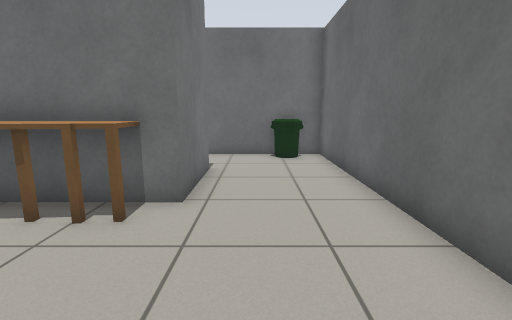
view 1 (above)

20 first-person views from a walk through a world built for the Gazebo simulator. The camera is 0.9 m above the floor, tilts 10° down and sees 85° across. The floor is counted in squares, 0.5 m on a side. Each view is taken from the middle of a square. On the plan, view 1 faces up. The plan holds only what a view shows up to about 15 squares ahead; the rest is blank. Simple patterns stand in for the simulator's built-in surfaces. Simple shapes stand in for some stock models.

view 2
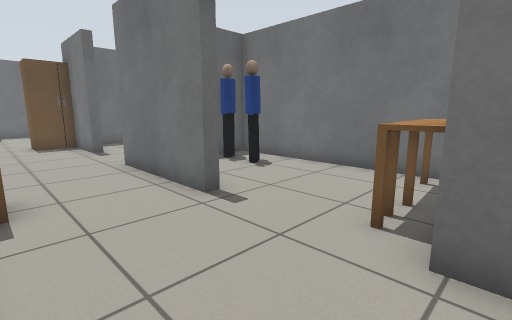

view 3
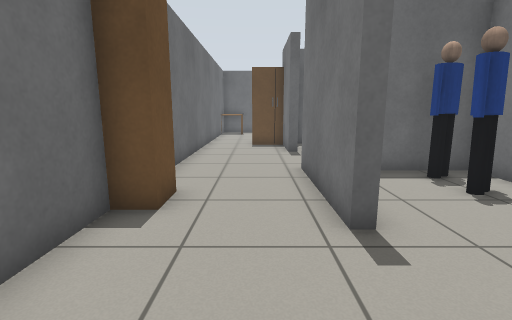

view 4
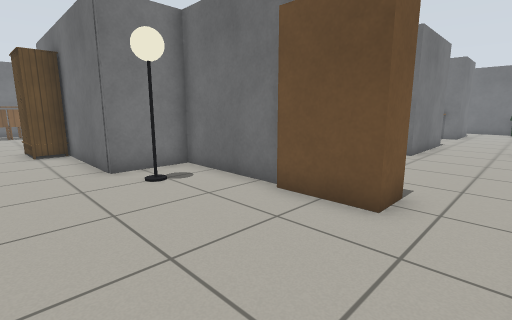

view 5
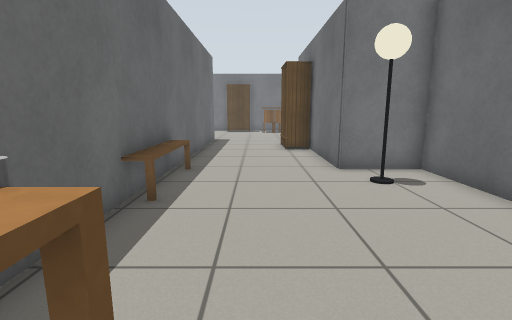

view 6
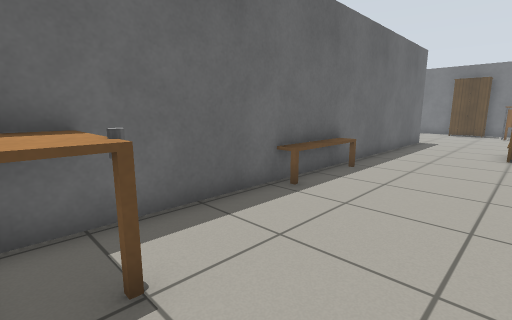

view 7
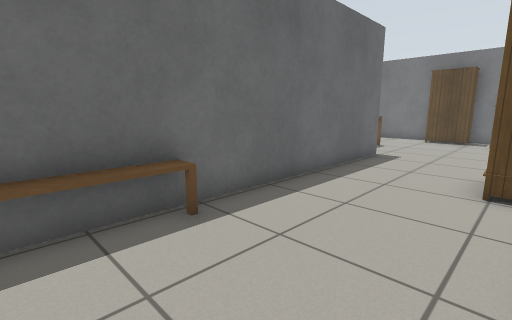

view 8
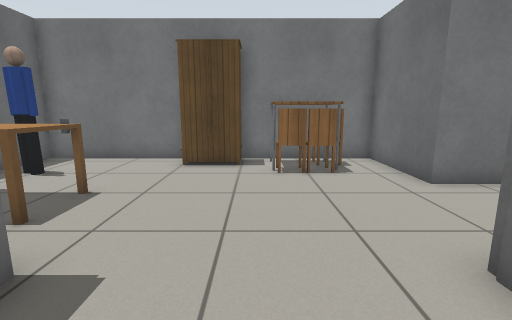

view 9
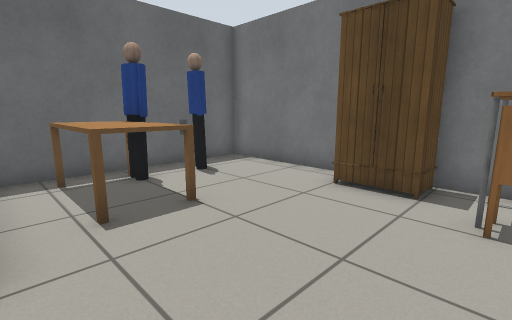

view 10
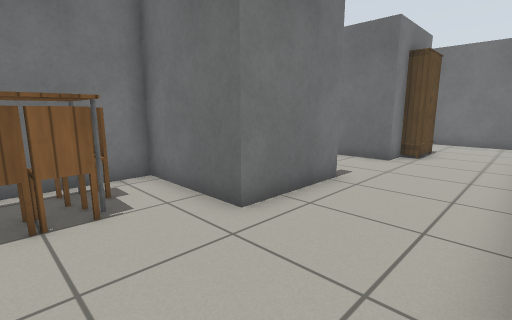

view 11
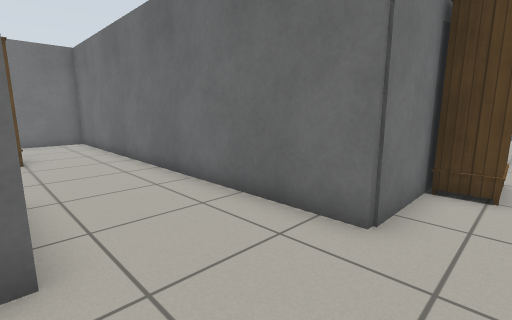

view 12
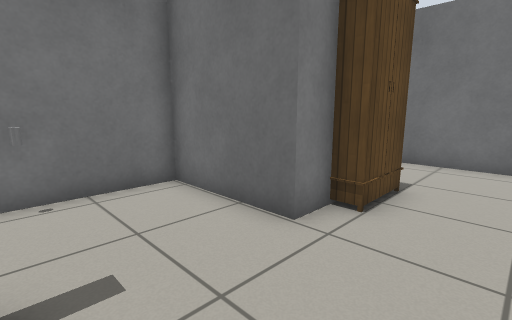

view 13
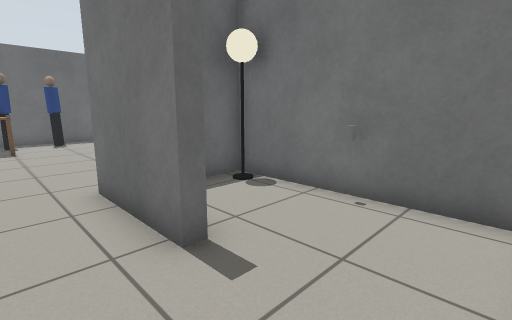

view 14
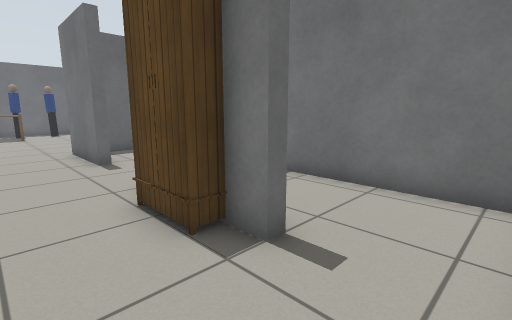

view 15
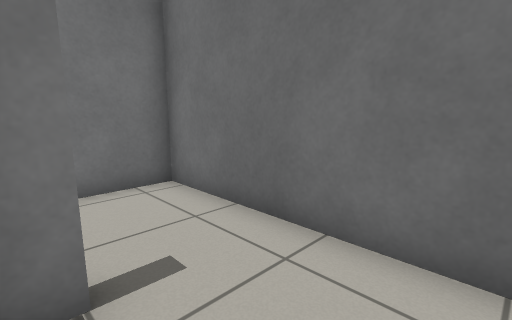

view 16
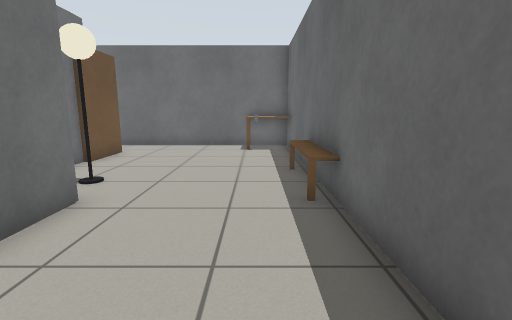

view 17
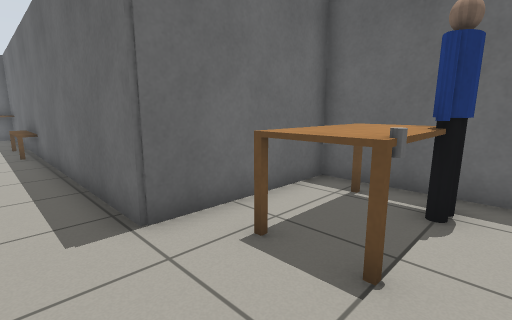

view 18
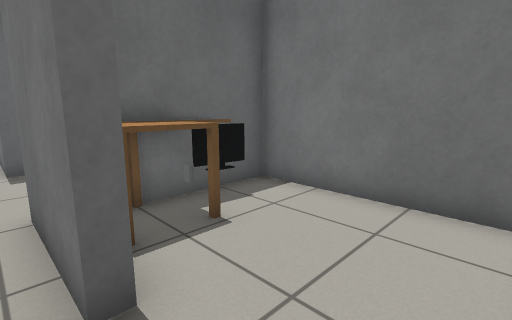

view 19
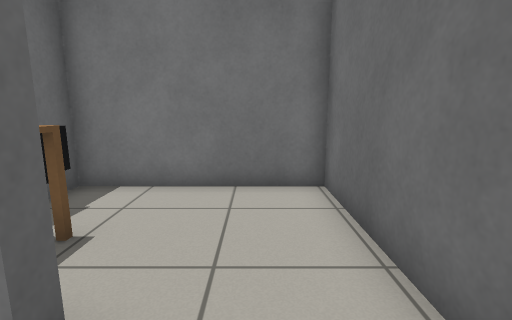

view 20
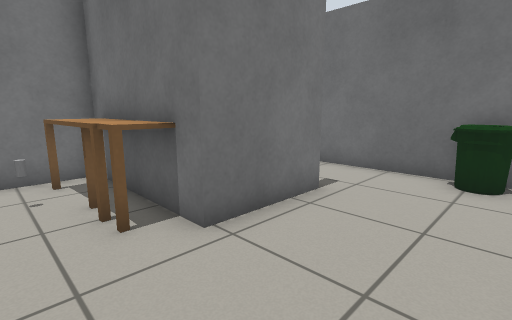

### Floor plan
Ten units are one square. View 1 is at (0, 0); x grows to the right and y downward. Boxes are objects, and circles mark ways between rooms. Rooms are numbered by the first view taken in them; rooms with no view inside come last. Other rooms are left out.
<svg viewBox="-241 -122 281 365">
<path fill="none" stroke="#000" d="M-22 109 -65 108 -65 134 -159 134 -159 45M-19 73 -15 73 -15 92M-197 81 -197 116 -236 116 -236 166M-236 188 -236 238 -159 238 -159 186 27 186 27 40M-15 -10 -15 38M27 -5 27 -15M-19 -86 -15 -86 -15 -54M-19 -10 -15 -10M-65 -54 -65 33 -37 33M27 -15 27 -117 -65 -117 -65 -56M-201 5 -197 5 -197 14M-197 35 -197 44M-159 45 -159 -25 -236 -25 -236 32M-202 81 -197 81M-197 44 -236 44 -236 112 -211 112"/>
<rect x="-235" y="165" width="20" height="20" fill="#bbb"><title>wardrobe</title></rect>
<rect x="-235" y="135" width="20" height="20" fill="#bbb"><title>table</title></rect>
<rect x="-235" y="125" width="10" height="10" fill="#bbb"><title>chair</title></rect>
<rect x="-215" y="215" width="10" height="20" fill="#bbb"><title>person</title></rect>
<rect x="-215" y="145" width="10" height="10" fill="#bbb"><title>chair</title></rect>
<rect x="-215" y="135" width="10" height="10" fill="#bbb"><title>chair</title></rect>
<rect x="-195" y="215" width="10" height="20" fill="#bbb"><title>person</title></rect>
<rect x="-195" y="195" width="30" height="40" fill="#bbb"><title>kitchen table</title></rect>
<rect x="-195" y="195" width="10" height="10" fill="#bbb"><title>grey cylinder</title></rect>
<rect x="-135" y="135" width="30" height="10" fill="#bbb"><title>wardrobe</title></rect>
<rect x="-65" y="175" width="30" height="10" fill="#bbb"><title>bench</title></rect>
<rect x="-55" y="125" width="10" height="10" fill="#bbb"><title>lamp</title></rect>
<rect x="-15" y="95" width="20" height="20" fill="#bbb"><title>wardrobe</title></rect>
<rect x="5" y="165" width="20" height="30" fill="#bbb"><title>kitchen table</title></rect>
<rect x="5" y="165" width="10" height="10" fill="#bbb"><title>grey cylinder</title></rect>
<rect x="15" y="-5" width="20" height="20" fill="#bbb"><title>wardrobe</title></rect>
<rect x="-65" y="-55" width="30" height="20" fill="#bbb"><title>table</title></rect>
<rect x="-55" y="15" width="10" height="20" fill="#bbb"><title>person</title></rect>
<rect x="-55" y="5" width="10" height="10" fill="#bbb"><title>person</title></rect>
<rect x="-55" y="-45" width="10" height="10" fill="#bbb"><title>grey cylinder</title></rect>
<rect x="-55" y="-65" width="20" height="10" fill="#bbb"><title>TV</title></rect>
<rect x="-45" y="-75" width="30" height="30" fill="#bbb"><title>table</title></rect>
<rect x="5" y="-115" width="20" height="10" fill="#bbb"><title>bin</title></rect>
<rect x="-205" y="15" width="20" height="20" fill="#bbb"><title>wardrobe</title></rect>
<rect x="-235" y="95" width="10" height="20" fill="#bbb"><title>lamp</title></rect>
<rect x="-235" y="75" width="10" height="10" fill="#bbb"><title>grey cylinder</title></rect>
<circle cx="5" cy="-8" r="3" fill="#2a7"/>
<circle cx="-180" cy="40" r="3" fill="#2a7"/>
<circle cx="-200" cy="65" r="3" fill="#2a7"/>
<text x="-100" y="140">1</text>
<text x="-20" y="-50">2</text>
<text x="-200" y="0">3</text>
<text x="-220" y="70">4</text>
</svg>
Room 1 opens to room 2. Room 1 opens to room 3. Room 1 opens to room 4.

Where each view was taken, in squares from view 1:
view 1: 0 up, 0 right, facing up
view 2: 6 up, 2 right, facing down-left
view 3: 5 up, 0 right, facing down
view 4: 16 down, 2 right, facing up-left
view 5: 16 down, 2 right, facing left
view 6: 14 down, 2 right, facing down-left
view 7: 14 down, 4 left, facing down-left
view 8: 16 down, 13 left, facing left
view 9: 15 down, 16 left, facing down-left
view 10: 15 down, 16 left, facing up-left
view 11: 15 down, 20 left, facing up-right
view 12: 8 down, 17 left, facing up-left
view 13: 5 down, 18 left, facing down-left
view 14: 2 up, 17 left, facing down-left
view 15: 1 down, 17 left, facing up-left
view 16: 17 down, 12 left, facing right
view 17: 17 down, 20 left, facing down-right
view 18: 11 up, 1 left, facing down-left
view 19: 10 up, 0 right, facing left
view 20: 3 up, 2 right, facing up-left
